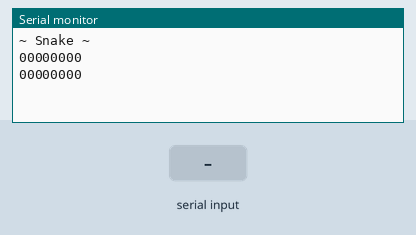
A sketch run on a simulated Arduino Uno, built with avr-gcc and run on an emulated ATmega328P. Shown: the last lines printed to the serial monitor. The test bench sets the inputs (shaded band).

Above: at 1.2 s.
1.3 s: "8" received over Serial
4.3 s: "2" received over Serial
7.3 s: "4" received over Serial
At 8.71 s:
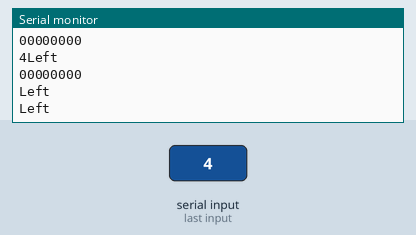
10.1 s: "6" received over Serial
At 10.11 s:
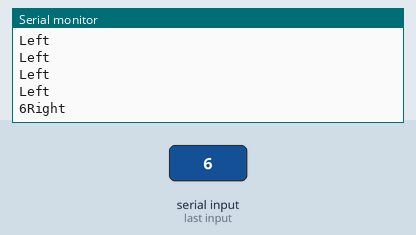

Measured:
- after the input at 7.3 s, the serial monitor: prints a new line after 0.20 s (image 1)
- after the input at 10.1 s, the serial monitor: prints a new line at once (image 2)

The sketch:

hw01_direction.ino
```cpp
int Line = 0;
int S_direction = 5;

void setup()
{
  Serial.begin(9600);
  Serial.println("~ Snake ~");
}

void loop()
{
  //direction//
  if (Serial.available()>0)
  {
    S_direction = Serial.read();
    Serial.write(S_direction);
  }

  //control//
  if (S_direction=='8') //Forward
  {
    Serial.println("Forward");
    delay(100);
  }
  else if (S_direction=='2')  //Backward
  {
    Serial.println("Backward");
    delay(100);
  }
  else if (S_direction=='4')  //Left
  {
    Serial.println("Left");
    delay(100);
  }
  else if (S_direction=='6')  //Right
  {
    Serial.println("Right");
    delay(100);
  }
  else
  {
    //Serial.println("Stop");
  }

  //window//
  if (Line<8)
  {
    Serial.println("00000000");
    delay(1000);
    Line++;
  }
}
```
